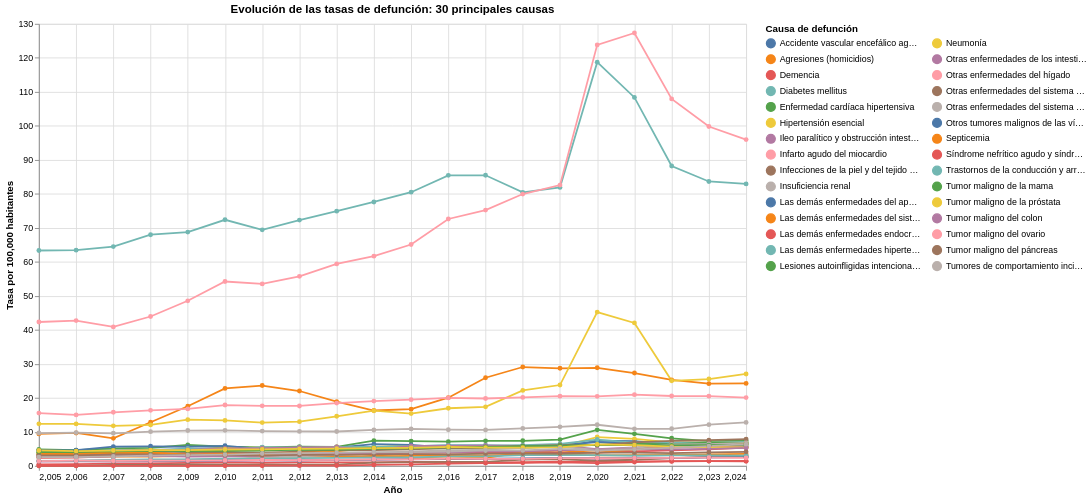

Source (notebook cell):
### Code cell
series_top_30 = defunciones_total[
    defunciones_total["lista_mex_desc"].isin(top_30_lista_mex_desc)
]

alt.Chart(series_top_30).mark_line(point=True).encode(
    x=alt.X(
        "anio_ocur:Q",
        title="Año",
        scale=alt.Scale(domain=[2005, 2024])
    ),
    y=alt.Y(
        "tasa_100k:Q",
        title="Tasa por 100,000 habitantes"
    ),
    color=alt.Color(
        "lista_mex_desc:N",
        title="Causa de defunción",
        legend=alt.Legend(columns=2)
    ),
    tooltip=[
        alt.Tooltip("anio_ocur:Q", title="Año"),
        alt.Tooltip("lista_mex_desc:N", title="Causa"),
        alt.Tooltip("tasa_100k:Q", title="Tasa", format=".2f")
    ]
).properties(
    width=800,
    height=500,
    title="Evolución de las tasas de defunción: 30 principales causas"
)

### Figure 1 — Vega-Lite specification as saved in the notebook (floating-point values rounded to 4 significant figures; data arrays with more than 128 entries replaced by an {"elided": "..."} marker saying what was removed)
{"config": {"view": {"continuousWidth": 300, "continuousHeight": 300}}, "data": {"name": "data-565657fb8803d179aca22abbe20c5d9b"}, "mark": {"type": "line", "point": true}, "encoding": {"color": {"field": "lista_mex_desc", "legend": {"columns": 2}, "title": "Causa de defunción", "type": "nominal"}, "tooltip": [{"field": "anio_ocur", "title": "Año", "type": "quantitative"}, {"field": "lista_mex_desc", "title": "Causa", "type": "nominal"}, {"field": "tasa_100k", "format": ".2f", "title": "Tasa", "type": "quantitative"}], "x": {"field": "anio_ocur", "scale": {"domain": [2005, 2024]}, "title": "Año", "type": "quantitative"}, "y": {"field": "tasa_100k", "title": "Tasa por 100,000 habitantes", "type": "quantitative"}}, "height": 500, "title": "Evolución de las tasas de defunción: 30 principales causas", "width": 800, "$schema": "https://vega.github.io/schema/vega-lite/v5.20.1.json", "datasets": {"data-565657fb8803d179aca22abbe20c5d9b": {"elided": "600 records"}}}
